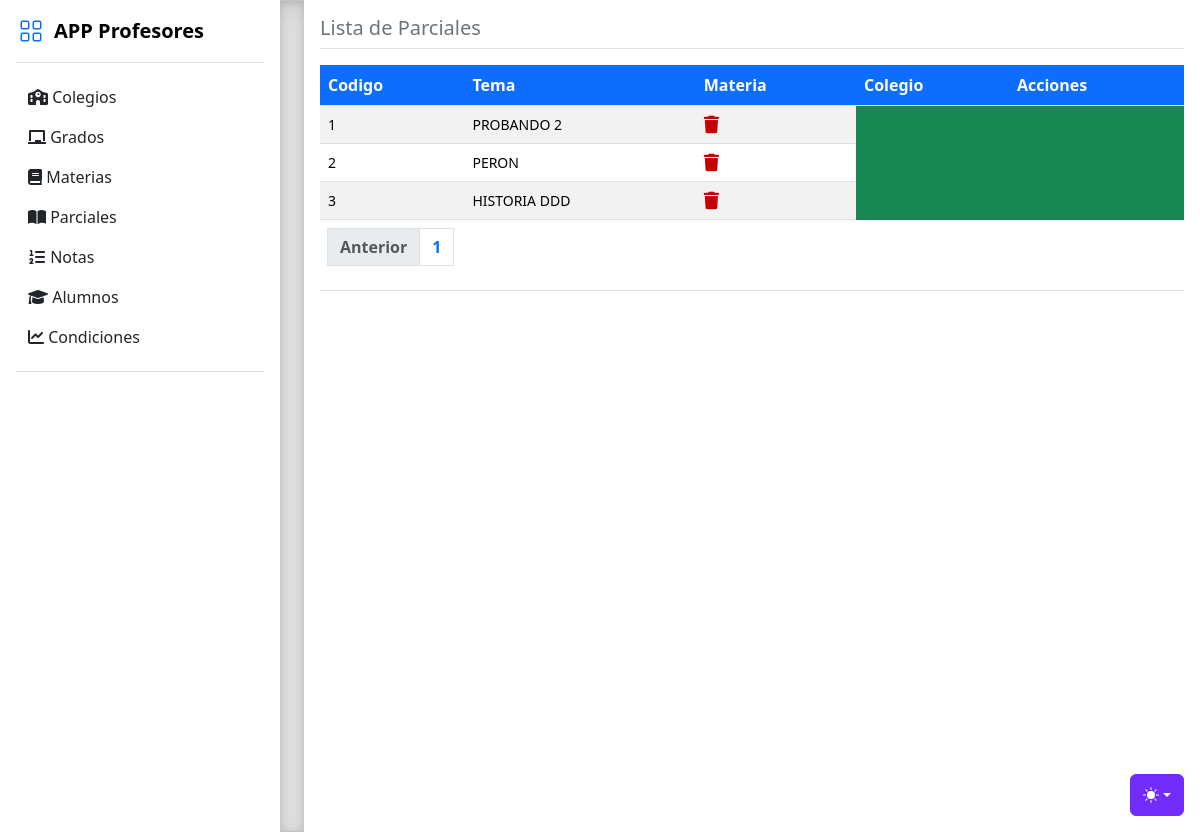
Screenshot of /parciales/ver with the database file from the repository.
### tables this page shows
CREATE TABLE parciales (
  id INTEGER PRIMARY KEY AUTOINCREMENT,
  tema VARCHAR(255) NOT NULL,
  id_materias INTEGER NOT NULL,
  FOREIGN KEY (id_materias) REFERENCES materias(id)
);

### routers/parciales.py (the view)
@router.get("/parciales/ver")
def verparciales(req: Request, page: int = 1):
    verDb = FuncionesDB()
    colegios = verDb.mostrarTabla("colegios")
    materias = verDb.mostrarTabla("materias")
    grados = verDb.mostrarTabla("grados")
    parciales2 = verDb.mostrarTabla("parciales")
    resultados = []
    for x in parciales2:
        codigo = x[0]
        tema = x[1]
        materiaNombre = None
        colegioNombre = None
        gradoNombre = None
        for materia in materias:
            if materia[0] == x[2]:
                materiaNombre = materia[1]
                for colegio in colegios:
                    if colegio[0] == materia[2]:
                        colegioNombre = colegio[1]
                for grado in grados:
                    if grado[0] == materia[3]:
                        gradoNombre = grado[1] + grado[2]
        if materiaNombre and colegioNombre and gradoNombre:
            resultados.append({
                "codigo": codigo,
                "tema": tema,
                "materia": materiaNombre,
                "colegio": colegioNombre,
                "grado": gradoNombre
            })
    parciales = verDb.mostrarTablaPaginada("parciales", page, 15)
    total_parciales = verDb.contarFilas("parciales")
    total_paginas = math.ceil(total_parciales / 15)
    return template.TemplateResponse("parciales_ver.html", {
        "request": req,
        "resultados": resultados,
        "parciales": parciales,
        "page": page,
        "total_paginas": total_paginas
    })

### templates/parciales_ver.html (shortened to what this page needs)
<!doctype html>
<html lang="es" data-bs-theme="auto">
  <head><script src="/templates/static/color-modes.js"></script>
    <link href="/templates/static/bootstrap.min.css" rel="stylesheet">
    <link href="/templates/static/style.css" rel="stylesheet">
    <link rel="stylesheet" href="https://cdnjs.cloudflare.com/ajax/libs/font-awesome/6.0.0-beta3/css/all.min.css" />
    <link rel="stylesheet" href="https://cdn.jsdelivr.net/npm/@docsearch/css@3">
    <link href="/templates/static/sidebars.css" rel="stylesheet">
  </head>
  <body>
    <div class="dropdown position-fixed bottom-0 end-0 mb-3 me-3 bd-mode-toggle">
      <button class="btn btn-bd-primary py-2 dropdown-toggle d-flex align-items-center"
              id="bd-theme"
              type="button"
              aria-expanded="false"
              data-bs-toggle="dropdown"
              aria-label="Toggle theme (auto)">
        <svg class="bi my-1 theme-icon-active" width="1em" height="1em"><use href="#circle-half"></use></svg>
      </button>
    </div>
<main class="d-flex flex-nowrap">
  <div class="flex-shrink-0 p-3" style="width: 280px;">
    <a href="/productos/ver_todos" class="d-flex align-items-center pb-3 mb-3 link-body-emphasis text-decoration-none border-bottom">
      <svg class="bi pe-none me-2" width="30" height="24" style="color: #0D6EFD;"><use xlink:href="#grid"/></svg>
      <span class="fs-5 fw-semibold">APP Profesores</span>
    </a>
    <ul class="list-unstyled ps-0">
      {% include 'menu.html' %}
  <div class="b-example-divider b-example-vr"></div>
  <div class="m-3 w-100 vh-100">
    <h5 class="text-secondary">Lista de Parciales</h5>
    <div class="border-top mb-3 w-100"></div>
    <article>
      <table class="table table-striped m-0 bg-success text-white">
          <thead>
              <tr>
                  <th class="centrado bg-primary text-white">Codigo</th>
                  <th class="centrado bg-primary text-white">Tema</th>
                  <th class="centrado bg-primary text-white">Materia</th>
                  <th class="centrado bg-primary text-white">Colegio</th>
                  <th class="centrado bg-primary text-white">Acciones</th>
              </tr>
          </thead>
          <tbody>
          {% for parcial in parciales %}
              <tr>
                  <td class="centrado small">{{ parcial[0] }}</td>
                  <td class="centrado small">{{ parcial[1] }}</td>
                  <td class="centrado small">
                    <a href="borrar/{{ parcial[0] }}"></a>
                      </td>
              </tr>
              {% endfor %}
              </div>
      <table class="table table-striped m-0">
          <thead><tr><th class="text-white m-0">
      <nav aria-label="Page navigation example m-0">
          <ul class="pagination">
              <li class="page-item">
                  {% if page > 1 %}
                      <a class="page-link" href="/parciales/ver?page={{ page - 1 }}">Anterior</a>
                      {% else %}
                      <li class="page-item disabled">
                          <a class="page-link">Anterior</a>
                      </li>
                  {% endif %}
              </li>
              {% for i in range(total_paginas) %}
                  <li class="page-item"><a class="page-link" href="/parciales/ver?page={{ i + 1 }}">{{ i + 1 }}</a></li>
              {% endfor %}
          </ul>
      </nav>
      </tr></thead>
  </table>
</main>
</body>
</html>

### templates/static/style.css (style rules this page uses)
main { overflow-x: auto; overflow-y: hidden; }
.dropdown-toggle { outline: 0; }
.b-example-divider { background-color: rgba(0, 0, 0, .1); border: solid rgba(0, 0, 0, .15); border-width: 1px 0; box-shadow: inset 0 .5em 1.5em rgba(0, 0, 0, .1), inset 0 .125em .5em rgba(0, 0, 0, .15); }
.b-example-vr { flex-shrink: 0; width: 1.5rem; height: inherit; }
.bi { vertical-align: -.125em; fill: currentColor; }
.btn-bd-primary { --bd-violet-bg: #712cf9; --bd-violet-rgb: 112.520718, 44.062154, 249.437846; --bs-btn-font-weight: 600; --bs-btn-color: var(--bs-white); --bs-btn-bg: var(--bd-violet-bg); --bs-btn-border-color: var(--bd-violet-bg); --bs-btn-hover-color: var(--bs-white); --bs-btn-hover-bg: #6528e0; --bs-btn-hover-border-color: #6528e0; --bs-btn-focus-shadow-rgb: var(--bd-violet-rgb); --bs-btn-active-color: var(--bs-btn-hover-color); --bs-btn-active-bg: #5a23c8; --bs-btn-active-border-color: #5a23c8; }
.bd-mode-toggle { z-index: 1500; }

### templates/static/sidebars.css (style rules this page uses)
.dropdown-toggle { outline: 0; }

### rows the page displays
parciales: id "1", tema "PROBANDO 2"
parciales: id "2", tema "PERON"
parciales: id "3", tema "HISTORIA DDD"

### other values shown
{{ i + 1 }} "1"
